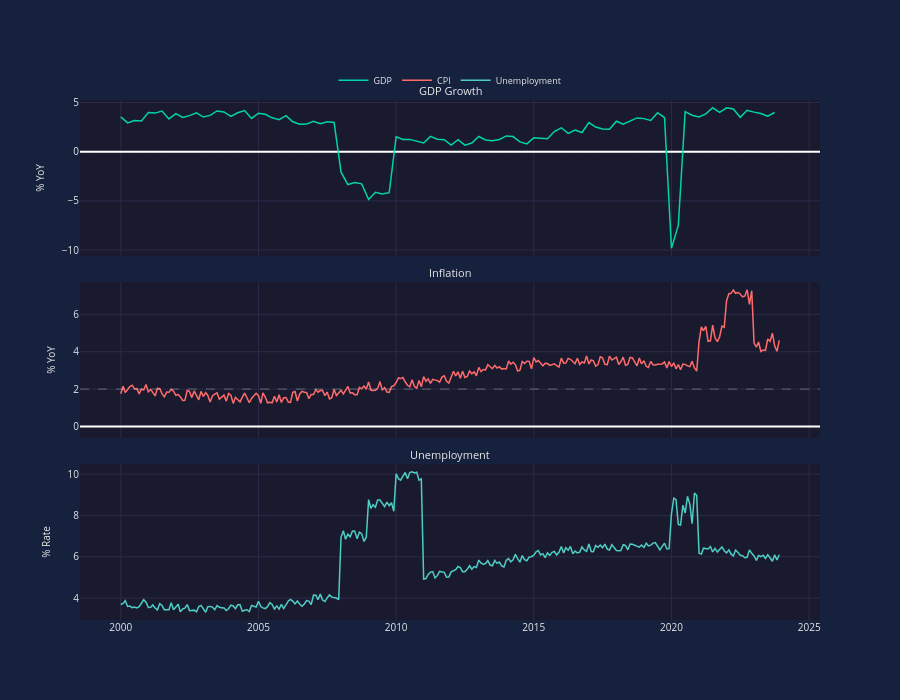

Notebook source saved alongside this figure:
### Markdown cell above
## 2. Multi-Subplot Chart

A chart with three synchronized subplots showing GDP, Inflation, and Unemployment.

### Code cell
gdp_dates, gdp_values = generate_gdp_data()
inf_dates, inf_values = generate_inflation_data()
unemp_dates, unemp_values = generate_unemployment_data()

chart = EconChart(
    num_rows=3,
    subplot_titles=('GDP Growth', 'Inflation', 'Unemployment'),
    height=700,
)

chart.add_line(row=1, x=gdp_dates, y=gdp_values, name='GDP', color='#00d4aa')
chart.add_line(row=2, x=inf_dates, y=inf_values, name='CPI', color='#ff6b6b')
chart.add_line(row=3, x=unemp_dates, y=unemp_values, name='Unemployment', color='#4ecdc4')

chart.set_yaxis(row=1, title='% YoY')
chart.set_yaxis(row=2, title='% YoY')
chart.set_yaxis(row=3, title='% Rate')

chart.add_hline(row=1, y=0)
chart.add_hline(row=2, y=2.0)  # 2% inflation target

chart.set_legend(orientation='h', position='top')
chart.enable_unified_spikeline()
chart.show()

### Figure 1 — Plotly figure (JSON) as saved in the notebook; plotly's stock layout.template omitted (floating-point values rounded to 4 significant figures; data arrays with more than 128 entries replaced by an {"elided": "..."} marker saying what was removed)
{"data": [{"line": {"color": "#00d4aa", "width": 1.5}, "name": "GDP", "showlegend": true, "type": "scatter", "visible": true, "x": ["2000-01-01T00:00:00", "2000-04-01T00:00:00", "2000-07-01T00:00:00", "2000-10-01T00:00:00", "2001-01-01T00:00:00", "2001-04-01T00:00:00", "2001-07-01T00:00:00", "2001-10-01T00:00:00", "2002-01-01T00:00:00", "2002-04-01T00:00:00", "2002-07-01T00:00:00", "2002-10-01T00:00:00", "2003-01-01T00:00:00", "2003-04-01T00:00:00", "2003-07-01T00:00:00", "2003-10-01T00:00:00", "2004-01-01T00:00:00", "2004-04-01T00:00:00", "2004-07-01T00:00:00", "2004-10-01T00:00:00", "2005-01-01T00:00:00", "2005-04-01T00:00:00", "2005-07-01T00:00:00", "2005-10-01T00:00:00", "2006-01-01T00:00:00", "2006-04-01T00:00:00", "2006-07-01T00:00:00", "2006-10-01T00:00:00", "2007-01-01T00:00:00", "2007-04-01T00:00:00", "2007-07-01T00:00:00", "2007-10-01T00:00:00", "2008-01-01T00:00:00", "2008-04-01T00:00:00", "2008-07-01T00:00:00", "2008-10-01T00:00:00", "2009-01-01T00:00:00", "2009-04-01T00:00:00", "2009-07-01T00:00:00", "2009-10-01T00:00:00", "2010-01-01T00:00:00", "2010-04-01T00:00:00", "2010-07-01T00:00:00", "2010-10-01T00:00:00", "2011-01-01T00:00:00", "2011-04-01T00:00:00", "2011-07-01T00:00:00", "2011-10-01T00:00:00", "2012-01-01T00:00:00", "2012-04-01T00:00:00", "2012-07-01T00:00:00", "2012-10-01T00:00:00", "2013-01-01T00:00:00", "2013-04-01T00:00:00", "2013-07-01T00:00:00", "2013-10-01T00:00:00", "2014-01-01T00:00:00", "2014-04-01T00:00:00", "2014-07-01T00:00:00", "2014-10-01T00:00:00", "2015-01-01T00:00:00", "2015-04-01T00:00:00", "2015-07-01T00:00:00", "2015-10-01T00:00:00", "2016-01-01T00:00:00", "2016-04-01T00:00:00", "2016-07-01T00:00:00", "2016-10-01T00:00:00", "2017-01-01T00:00:00", "2017-04-01T00:00:00", "2017-07-01T00:00:00", "2017-10-01T00:00:00", "2018-01-01T00:00:00", "2018-04-01T00:00:00", "2018-07-01T00:00:00", "2018-10-01T00:00:00", "2019-01-01T00:00:00", "2019-04-01T00:00:00", "2019-07-01T00:00:00", "2019-10-01T00:00:00", "2020-01-01T00:00:00", "2020-04-01T00:00:00", "2020-07-01T00:00:00", "2020-10-01T00:00:00", "2021-01-01T00:00:00", "2021-04-01T00:00:00", "2021-07-01T00:00:00", "2021-10-01T00:00:00", "2022-01-01T00:00:00", "2022-04-01T00:00:00", "2022-07-01T00:00:00", "2022-10-01T00:00:00", "2023-01-01T00:00:00", "2023-04-01T00:00:00", "2023-07-01T00:00:00", "2023-10-01T00:00:00"], "xaxis": "x3", "y": [3.546, 2.932, 3.182, 3.13, 3.984, 3.924, 4.14, 3.335, 3.873, 3.481, 3.67, 3.957, 3.522, 3.694, 4.145, 4.04, 3.595, 3.964, 4.184, 3.381, 3.909, 3.801, 3.443, 3.258, 3.667, 3.046, 2.802, 2.806, 3.085, 2.842, 3.045, 2.968, -2.081, -3.344, -3.144, -3.268, -4.863, -4.132, -4.302, -4.166, 1.518, 1.247, 1.252, 1.092, 0.8835, 1.553, 1.265, 1.226, 0.6741, 1.232, 0.6664, 0.8825, 1.544, 1.194, 1.111, 1.239, 1.608, 1.541, 0.9938, 0.7969, 1.427, 1.379, 1.322, 2.054, 2.432, 1.87, 2.211, 1.951, 2.963, 2.508, 2.314, 2.295, 3.098, 2.799, 3.121, 3.434, 3.365, 3.185, 3.963, 3.475, -9.812, -7.49, 4.08, 3.71, 3.532, 3.85, 4.465, 3.998, 4.459, 4.348, 3.499, 4.208, 4.025, 3.88, 3.61, 3.984], "yaxis": "y"}, {"line": {"color": "#ff6b6b", "width": 1.5}, "name": "CPI", "showlegend": true, "type": "scatter", "visible": true, "x": {"elided": "288 str values"}, "xaxis": "x3", "y": {"elided": "288 float values"}, "yaxis": "y2"}, {"line": {"color": "#4ecdc4", "width": 1.5}, "name": "Unemployment", "showlegend": true, "type": "scatter", "visible": true, "x": {"elided": "288 str values"}, "xaxis": "x3", "y": {"elided": "288 float values"}, "yaxis": "y3"}, {"hoverinfo": "skip", "marker": {"opacity": 0}, "mode": "markers", "showlegend": false, "type": "scatter", "x": ["2000-01-01T00:00:00", "2023-12-01T00:00:00"], "xaxis": "x", "y": [0, 0], "yaxis": "y"}, {"hoverinfo": "skip", "marker": {"opacity": 0}, "mode": "markers", "showlegend": false, "type": "scatter", "x": ["2000-01-01T00:00:00", "2023-12-01T00:00:00"], "xaxis": "x2", "y": [0, 0], "yaxis": "y2"}], "layout": {"annotations": [{"font": {"color": "#e8e8e8", "size": 11}, "showarrow": false, "text": "GDP Growth", "x": 0.5, "xanchor": "center", "xref": "paper", "y": 1, "yanchor": "bottom", "yref": "paper"}, {"font": {"color": "#e8e8e8", "size": 11}, "showarrow": false, "text": "Inflation", "x": 0.5, "xanchor": "center", "xref": "paper", "y": 0.65, "yanchor": "bottom", "yref": "paper"}, {"font": {"color": "#e8e8e8", "size": 11}, "showarrow": false, "text": "Unemployment", "x": 0.5, "xanchor": "center", "xref": "paper", "y": 0.3, "yanchor": "bottom", "yref": "paper"}], "font": {"color": "#e8e8e8", "size": 10}, "height": 700, "hoverlabel": {"bgcolor": "#16213e", "font": {"color": "#e8e8e8", "size": 11}}, "hovermode": "x unified", "legend": {"bgcolor": "rgba(0,0,0,0)", "font": {"color": "#e8e8e8", "size": 9}, "orientation": "h", "x": 0.5, "xanchor": "center", "y": 1.01, "yanchor": "bottom"}, "paper_bgcolor": "#16213e", "plot_bgcolor": "#1a1a2e", "shapes": [{"line": {"color": "rgba(255, 255, 255, 0.3)", "dash": "dash", "width": 1}, "type": "line", "x0": 0, "x1": 1, "xref": "x domain", "y0": 0, "y1": 0, "yref": "y"}, {"line": {"color": "rgba(255, 255, 255, 0.3)", "dash": "dash", "width": 1}, "type": "line", "x0": 0, "x1": 1, "xref": "x2 domain", "y0": 2, "y1": 2, "yref": "y2"}], "xaxis": {"anchor": "y", "domain": [0, 1], "gridcolor": "#2a2a4a", "matches": "x3", "showspikes": true, "showticklabels": false, "spikecolor": "rgba(255, 255, 255, 0.5)", "spikedash": "dot", "spikemode": "across", "spikesnap": "cursor", "spikethickness": 1}, "xaxis2": {"anchor": "y2", "domain": [0, 1], "gridcolor": "#2a2a4a", "matches": "x3", "showspikes": true, "showticklabels": false, "spikecolor": "rgba(255, 255, 255, 0.5)", "spikedash": "dot", "spikemode": "across", "spikesnap": "cursor", "spikethickness": 1}, "xaxis3": {"anchor": "y3", "domain": [0, 1], "gridcolor": "#2a2a4a", "showspikes": true, "spikecolor": "rgba(255, 255, 255, 0.5)", "spikedash": "dot", "spikemode": "across", "spikesnap": "cursor", "spikethickness": 1}, "yaxis": {"anchor": "x", "domain": [0.7, 1], "gridcolor": "#2a2a4a", "title": {"font": {"color": "#e8e8e8", "size": 10}, "text": "% YoY"}, "type": "linear"}, "yaxis2": {"anchor": "x2", "domain": [0.35, 0.65], "gridcolor": "#2a2a4a", "title": {"font": {"color": "#e8e8e8", "size": 10}, "text": "% YoY"}, "type": "linear"}, "yaxis3": {"anchor": "x3", "domain": [0, 0.3], "gridcolor": "#2a2a4a", "title": {"font": {"color": "#e8e8e8", "size": 10}, "text": "% Rate"}, "type": "linear"}}}
